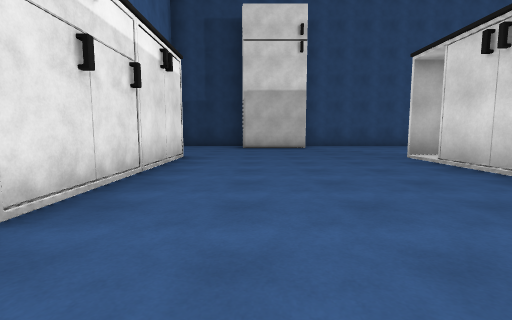
[1] (above)

20 first-person views from a walk through a 3-D level made in the Unity game engine. The camera is 1.2 m above the floor, tilts 6° down and sees 85° across. The floor is counted in squares, 2 m on a side. Each view is taken from the middle of a square. On the plan, view 1 faces up. The plan holds only what a view shows up to about 9 squares ahead; the rest is blank. The player is left out. Surface patterns are stand-ins for the level's own textures.

[2]
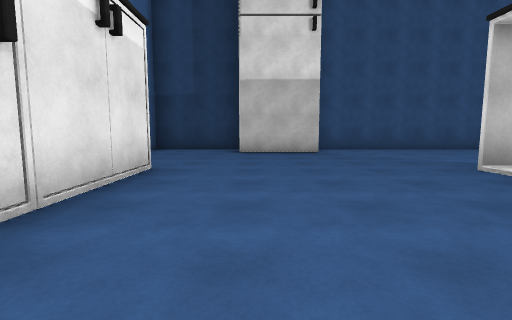

[3]
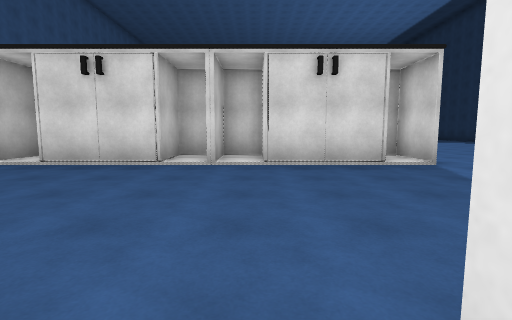

[4]
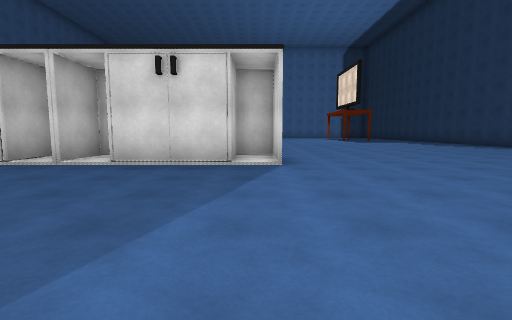

[5]
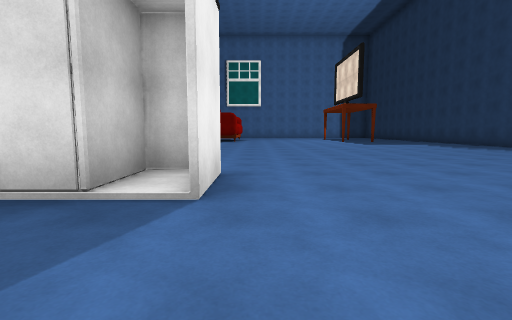

[6]
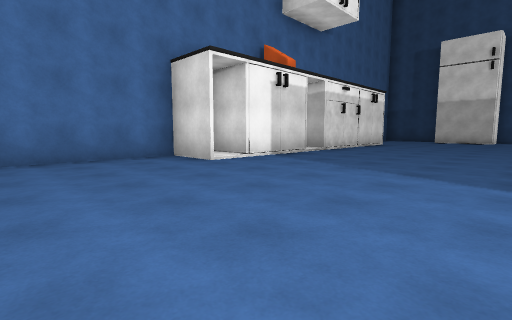

[7]
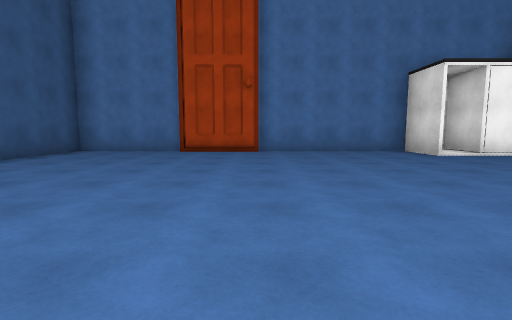

[8]
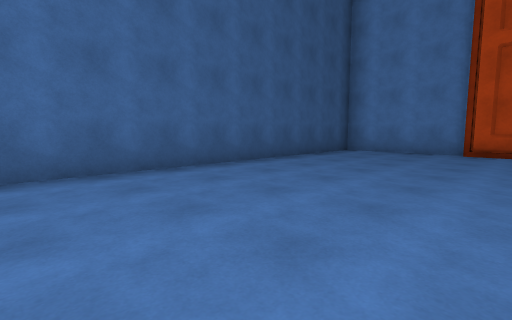

[9]
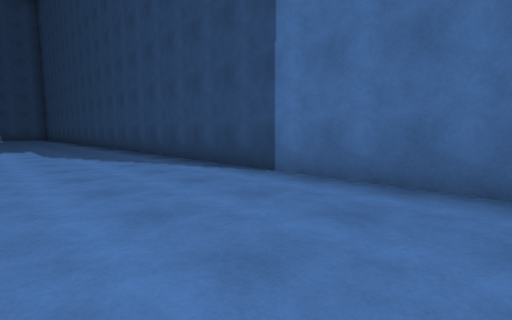

[10]
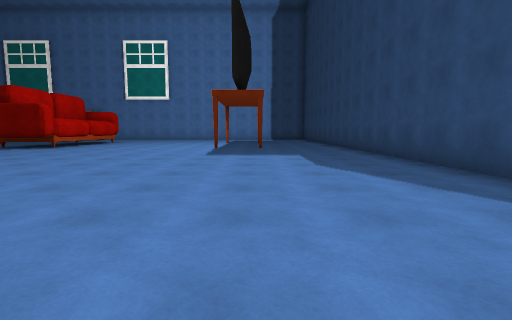

[11]
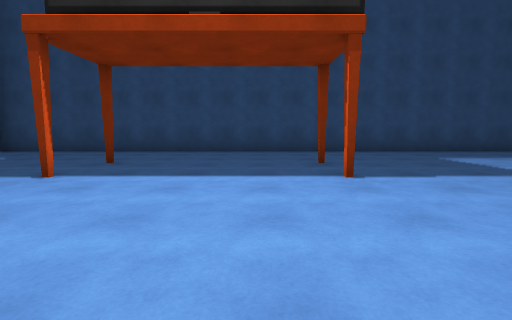

[12]
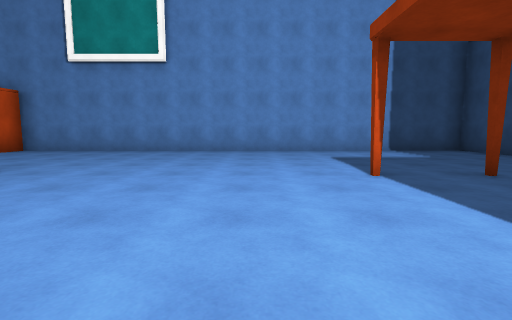

[13]
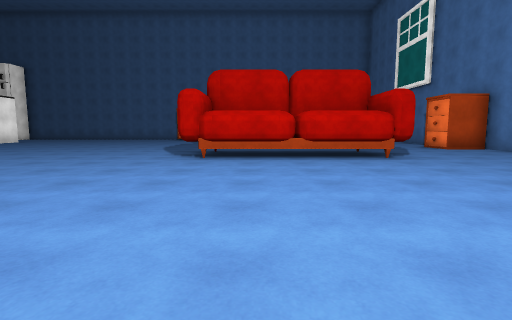

[14]
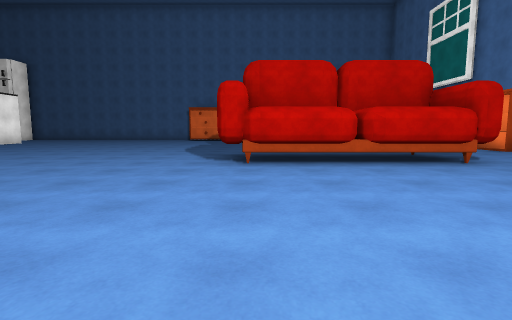

[15]
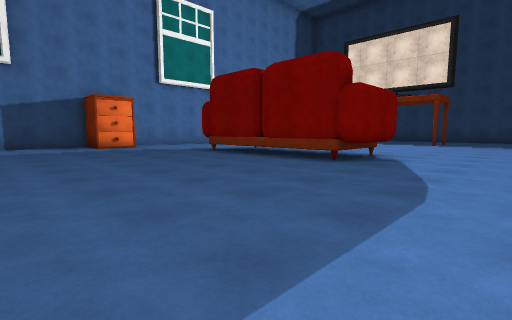

[16]
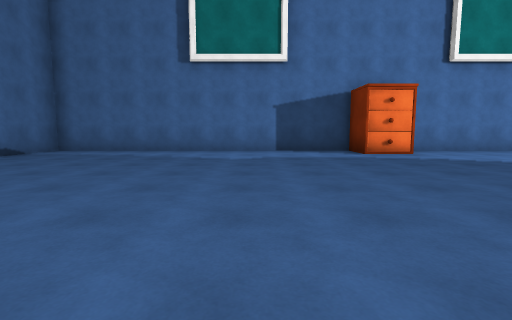

[17]
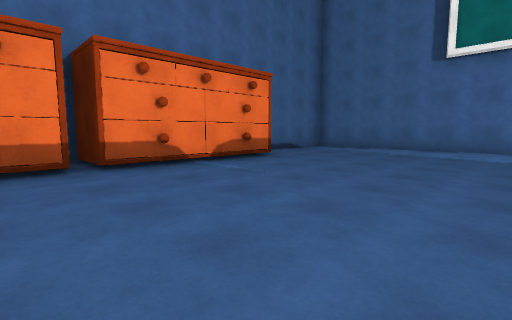

[18]
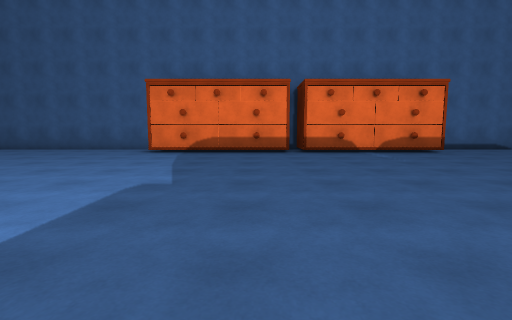

[19]
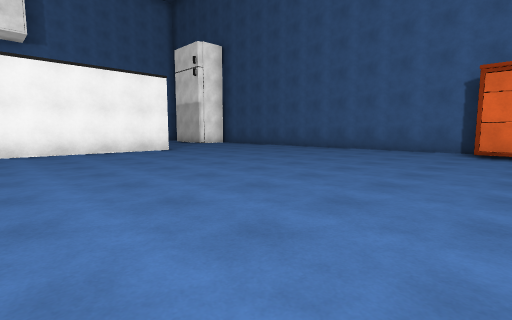

[20]
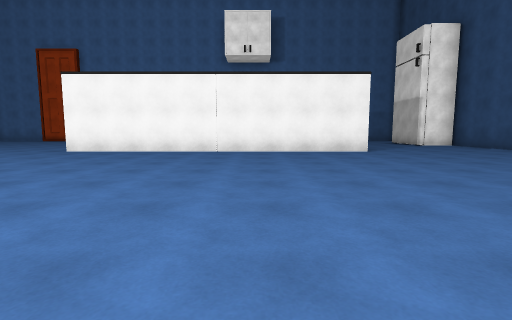

### Floor plan
Points are (right, up) in squares from view 1. A wall is a line through its corners. A room is listed if a view was taken in it or the views show most of it. See-through windows are left out.
Room 1 (views 1, 2, 3, 4, 5, 6, 7, 8, 9, 10, 11, 12, 13, 14, 15, 16, 17, 18, 19, 20)
walls: (15.3, -1.8) (15.3, -0.3); (15.4, 0) (20.4, 0); (4.8, -1.5) (3.4, -1.5); (4.8, -2.4) (4.8, 1.8) (3.4, 1.8); (4.8, 2.1) (4.8, 2.8) (3.4, 2.8); (4.9, 6.2) (4.9, -2.6) (3.4, -2.6); (20.4, -2.1) (15.4, -2.1); (12, 11) (2, 11); (-1.6, -2.6) (-3.2, -2.6); (-2.4, -1.5) (-3.2, -1.5) (-3.2, -7); (-3, -7) (-3, -9.1); (-3.2, -7.4) (-3.2, -7.9); (-3.2, -8.1) (-3.2, -8.8); (-3.2, -9.1) (-3.2, -12.2) (24.4, -12.2) (24.4, 11) (21, 11); (-0.5, 11) (-3.2, 11)
low walls: (15.7, -2) (15.7, 0)
objects: other object (-3, 2) to (-2, 3); cupboard (-2, -1); cupboard (-2, 0); other object (-2, 4) to (-2, 6); fridge (0, 10); cupboard (3, -1); cupboard (3, 0); cupboard (3, 3); cupboard (3, 5); other object (12, 10) to (15, 10); other object (16, 10) to (20, 10); other object (23, 1) to (24, 2)

Where each view was taken, in squares from view 1:
view 1: 0 up, 0 right, facing up
view 2: 2 up, 0 right, facing up
view 3: 1 up, 2 left, facing right
view 4: 2 down, 2 left, facing right
view 5: 3 down, 1 right, facing right
view 6: 6 down, 3 right, facing up-left
view 7: 7 down, 5 right, facing left
view 8: 8 down, 5 right, facing down-left
view 9: 9 down, 3 right, facing down-right
view 10: 9 down, 6 right, facing right
view 11: 4 down, 17 right, facing down
view 12: 6 down, 16 right, facing right
view 13: 8 down, 17 right, facing up
view 14: 7 down, 16 right, facing up
view 15: 5 up, 13 right, facing down-right
view 16: 5 up, 16 right, facing right
view 17: 5 up, 15 right, facing up-right
view 18: 2 up, 15 right, facing up
view 19: 2 up, 13 right, facing up-left
view 20: 3 up, 13 right, facing left
